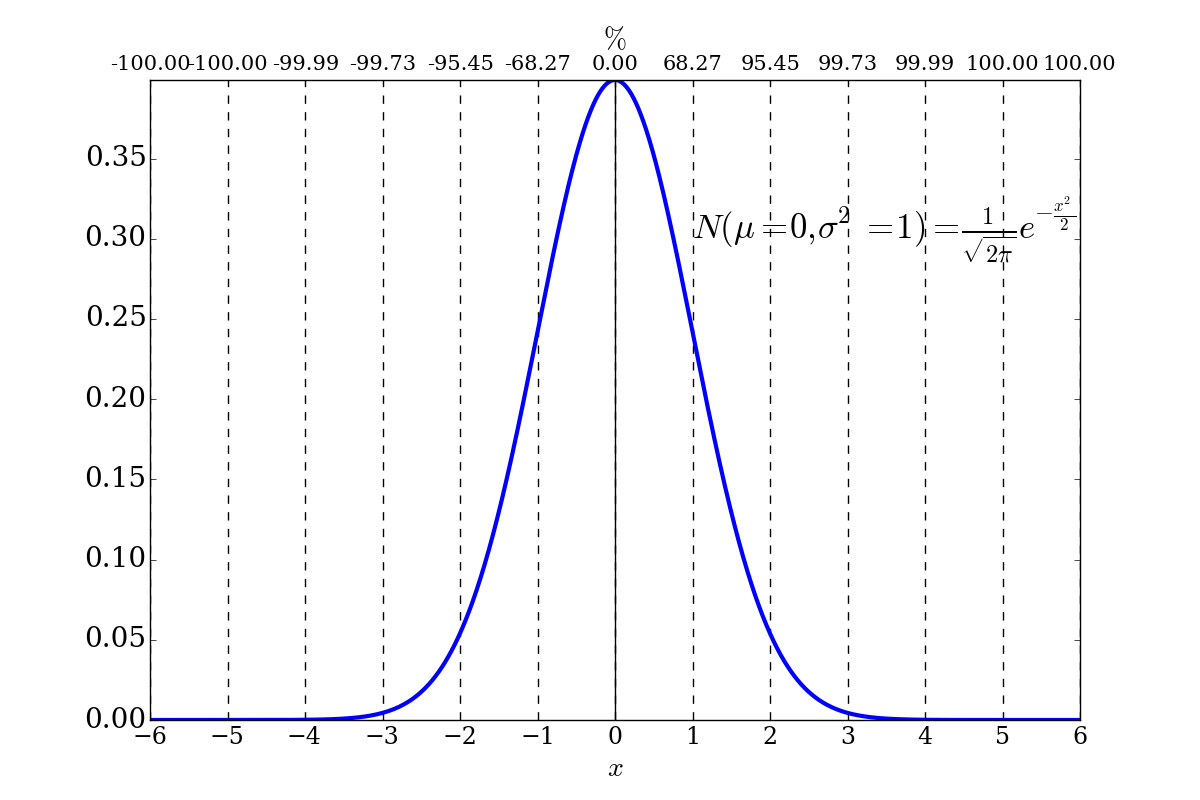

This chart was generated by the following Python code:
#!/usr/bin/env python

import numpy,math
from scipy.stats import norm
import matplotlib.pyplot as pyplot

def func_gauss(mu,sigma,x):
        return norm.pdf(x, loc=mu, scale=sigma)

def gauss_dist():

        mu=0;sigma=1

        y0=1.0/(numpy.sqrt(2*numpy.pi)*sigma)
        x=numpy.linspace(-6,6,2000)
        y=func_gauss(mu,sigma,x)

        fig,ax1=pyplot.subplots(figsize=(12,8))
        ax1.axvline(x=0, color='k')

        xlab=[]
        for i in range(-6,7):
                a=norm.cdf(x=sigma*i,loc=mu,scale=sigma)
                b=norm.cdf(x=-sigma*i,loc=mu,scale=sigma)
                per=(a-b)*100
                print "%dsigma = %f" % (i,per)
                ax1.axvline(x=i, color='k', ls='--')
                xlab.append("%.2f"%(per))

        ax1.plot(x,y,lw=3)
        ax1.set_xlabel(r'$x$', fontsize=20, fontname='serif')
        ax1.set_xticks(numpy.arange(-6,7,1))
        pyplot.xticks(fontsize=17, fontname='serif')
        pyplot.yticks(fontsize=20, fontname='serif')
        pyplot.text(1.0,0.3,r'$N(\mu=0,\sigma^2=1)=\frac{1}{\sqrt{2\pi}}e^{-\frac{x^2}{2}}$',fontsize=25, fontname='serif')
        ax2=ax1.twiny()
        ax2.set_xlabel(r'$\%$', fontsize=20, fontname='serif')
        ax2.set_xticks(numpy.arange(-6,7,1))
        ax2.set_xticklabels(xlab)
        pyplot.xticks(fontsize=15, fontname='serif')
        pyplot.yticks(fontsize=20, fontname='serif')
        pyplot.ylim(0,y0)
	pyplot.savefig("day6_normaldist.png") # output to png
        pyplot.show()

def func_err(x):
        return math.erf(x/numpy.sqrt(2.0))*100

def err_dist():

        x=numpy.linspace(0,4.3,2000)
        y=[func_err(i) for i in x]
        pyplot.figure(figsize=(11,7))
        pyplot.hlines(y=100, xmin=0, xmax=4.3, color='k', linestyle="--")
        for i in range(1,5): pyplot.vlines(x=i, ymin=0, ymax=100, color='k', linestyle="--")
        pyplot.vlines(x=0.674, ymin=0, ymax=func_err(0.674), color='k', linestyle="--")
        pyplot.hlines(y=50, xmin=0, xmax=0.674, color='k', linestyle="--")
        pyplot.plot(x,y,lw=3)
        pyplot.text(0.53,10,"0.674", fontsize=15, fontname='serif')
        pyplot.text(1.05,65,"68%", fontsize=15, fontname='serif')
        pyplot.text(2.05,91,"95.4%", fontsize=15, fontname='serif')
        pyplot.text(2.90,102,"99.7%", fontsize=15, fontname='serif')
        pyplot.text(3.85,102,"99.99%", fontsize=15, fontname='serif')
        pyplot.xlabel("$t$", fontsize=20, fontname='serif')
        pyplot.ylabel("$\%$", fontsize=20, fontname='serif')
        pyplot.xticks(fontsize=18, fontname='serif')
        pyplot.yticks([0,50,100], fontsize=18, fontname='serif')
        pyplot.xlim(0,4.3)
        pyplot.ylim(0,110)
	pyplot.savefig("day6_errfunc.png") # output to png
        pyplot.show()

if __name__== "__main__":

        gauss_dist()
        err_dist()
